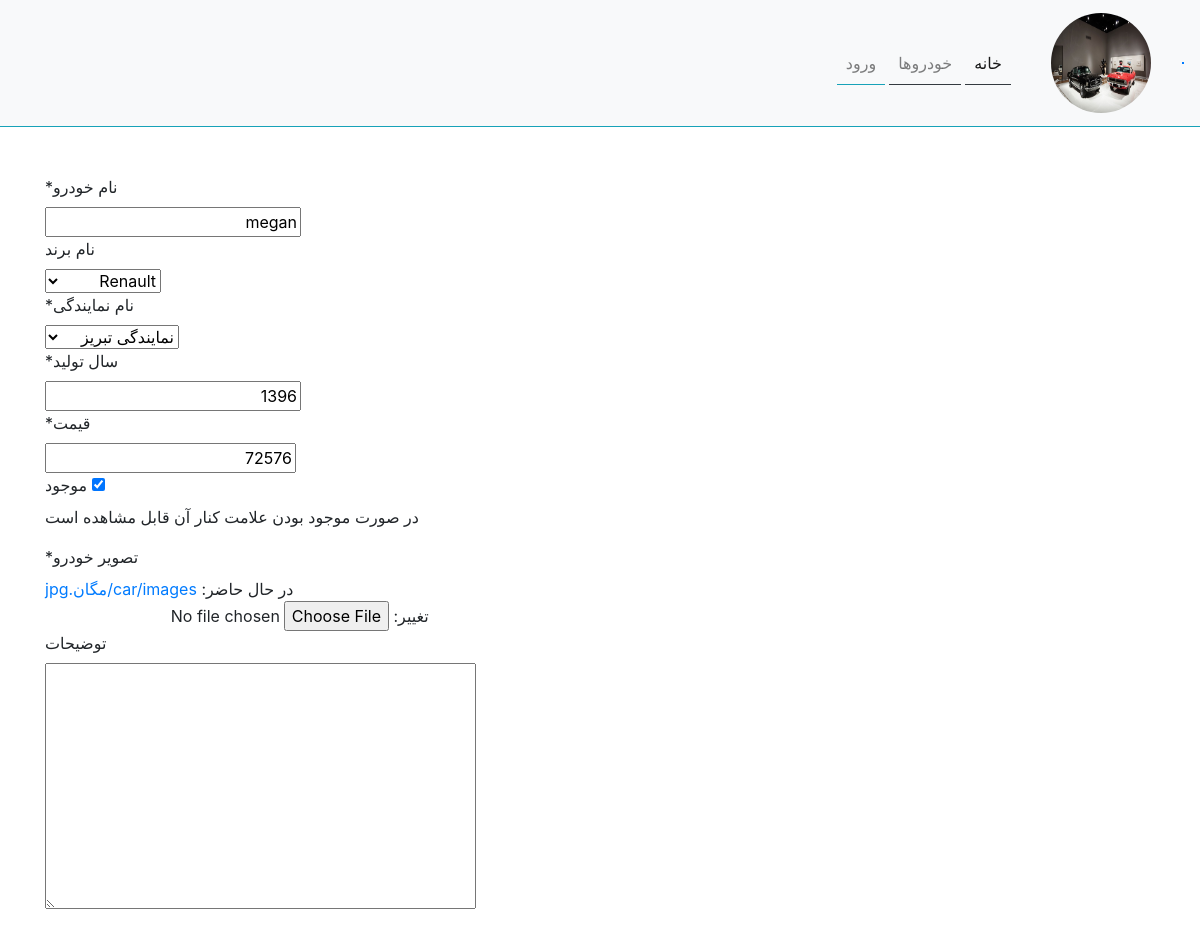
Page /edit/megan/ on the earlier database version.
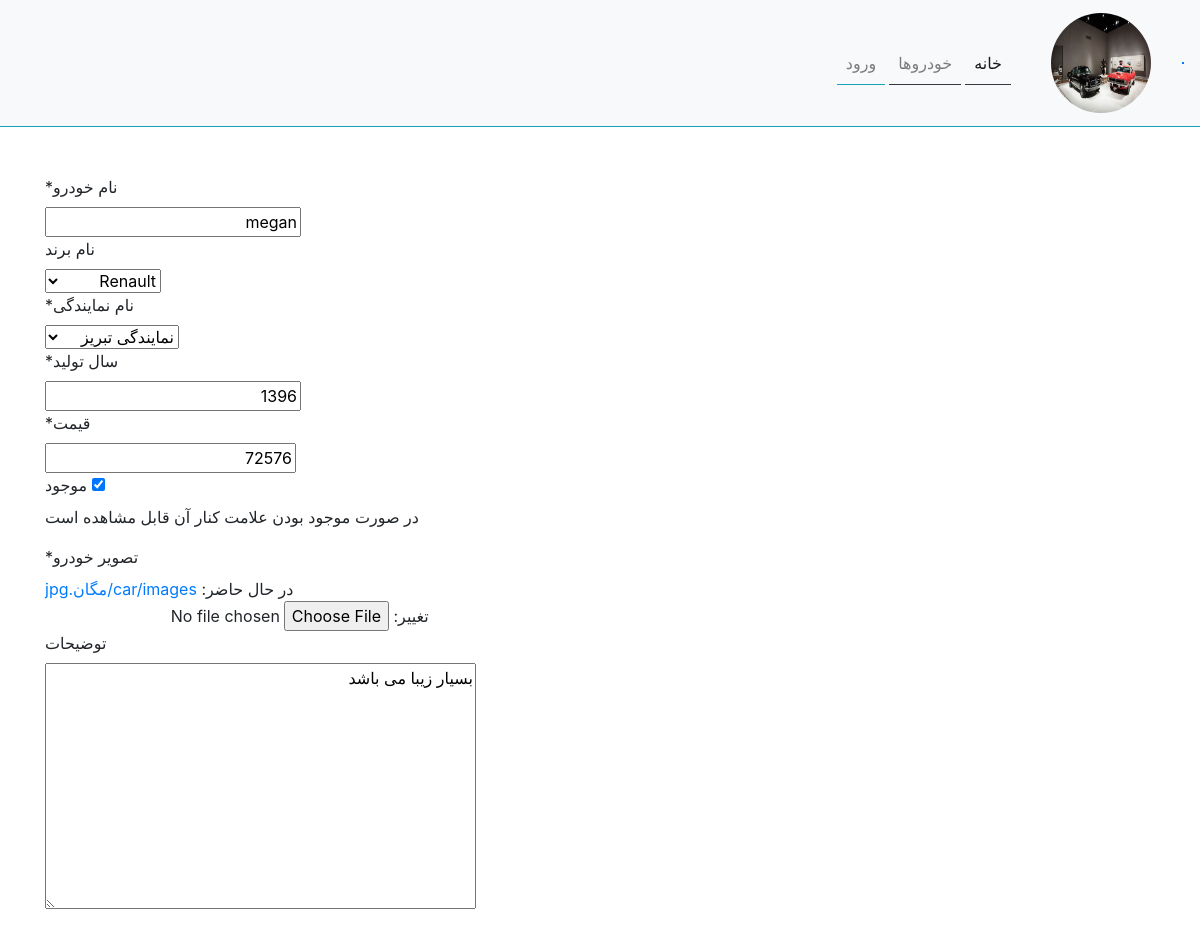
Same page on the later database version.
### app_car/models.py (models this page shows, shortened)
class Car(models.Model):
    slug = models.SlugField(verbose_name="پیوند یکتا", null=True, blank=True, allow_unicode=True)
    code = models.PositiveSmallIntegerField(verbose_name="کد خودرو", null=True, unique=True, blank=True)
    name = models.CharField(max_length=30, verbose_name="نام خودرو", null=True)
    company = models.ForeignKey("Company", verbose_name="نام برند", on_delete=models.SET_NULL, null=True, blank=True,\
    related_name='cars')
    agency = models.ForeignKey("Agency", verbose_name="نام نمایندگی", on_delete=models.CASCADE,\
    related_name='cars')
    created_at = jmodels.jDateTimeField(verbose_name="تاریخ ثبت",auto_now_add=True, null=True, blank=True )
    year = models.PositiveSmallIntegerField(verbose_name="سال تولید", null=True)
    price = models.PositiveBigIntegerField(verbose_name="قیمت", null=True)
    stock = models.BooleanField(verbose_name="موجود", default=True ,help_text="در صورت موجود بودن علامت کنار آن قابل مشاهده است")
    image = models.ImageField(verbose_name="تصویر خودرو", upload_to =path_car, validators=[validat_image])
    descript = models.TextField(verbose_name="توضیحات",null=True, blank=True)
    def get_date(self):
        return self.created_at.strftime('%H:%m -- %Y/%m/%d')
    get_date.short_description="تاریخ ثبت"
    def get_image(self):
        if self.image:
            return mark_safe(f'<img src="{self.image.url}" alt="{self.name}" width="150" height="100">')
        else:
            return mark_safe('<img src="https://encrypted-tbn0.gstatic.com/images?q=tbn:ANd9GcRsNGGjrfSqqv8UjL18xS4YypbK-q7po_8oVQ&usqp=CAU" width="100" height="100">')
    get_image.short_description = 'عکس خودرو'
    class Meta:
        verbose_name = "نام خودرو"
        verbose_name_plural = "نام خودروها"

class Company(models.Model):
    name = models.CharField(max_length=50, verbose_name="نام برند", null=True)
    country = models.CharField(max_length=30, verbose_name="نام کشور تولید کننده", null=True)
    introduction = models.TextField(verbose_name="معرفی برند" ,null=True, blank=True)
    class Meta:
        verbose_name = "نام برند"
        verbose_name_plural = "نام  برندها"
    def __str__(self):
        return self.name

class Agency(models.Model):
    name = models.CharField(max_length=50, verbose_name="نام نمایندگی", null=True)
    code = models.CharField(max_length=10, verbose_name="کد نمایندگی", null=True)
    phone = models.CharField(max_length=11, verbose_name="شماره تماس", null=True)
    status = models.CharField(max_length=10, choices=LIST_STATUS, default=OFFICIAL)
    address = models.TextField(null=True)
    url_site = models.URLField()
    class Meta:
        verbose_name = "نام نمایندگی"
        verbose_name_plural = "نام نمایندگی ها"
    def __str__(self):
        return self.name

### app_car/views.py (the view)
# urls.py: path('edit/<str:slug>/', views.edit_car, name='EditCar'),
def edit_car(request, slug):
    template_name = 'app_car/edit_car.html'
    car = get_object_or_404(Car, slug=slug)
    form = EditCarForm(request.POST or None, request.FILES or None, instance=car)
    if request.method=='POST':
        if form.is_valid():
            form.save()
            messages.success(request, 'ماشین مورد نظر اصلاح گردید')
            return redirect('app_car:home')
    else:
        context={'form':form}
    return render(request,template_name, context )

### app_car/forms.py
class EditCarForm(ModelForm):
    class Meta:
        model = Car
        exclude = ['slug','code','created_at']

### app_car/templates/app_car/edit_car.html (shortened to what this page needs)
{% extends 'base.html' %}
{% load humanize %}
{% load crispy_forms_tags %}
{% block content %}
<form class="login100-form validate-form" method="POST" enctype='multipart/form-data'>
    {{form|crispy}}
{% endblock content %}

Differences in the rows shown:
changed Car "Renault": descript (not shown) → "بسیار زیبا می باشد"
